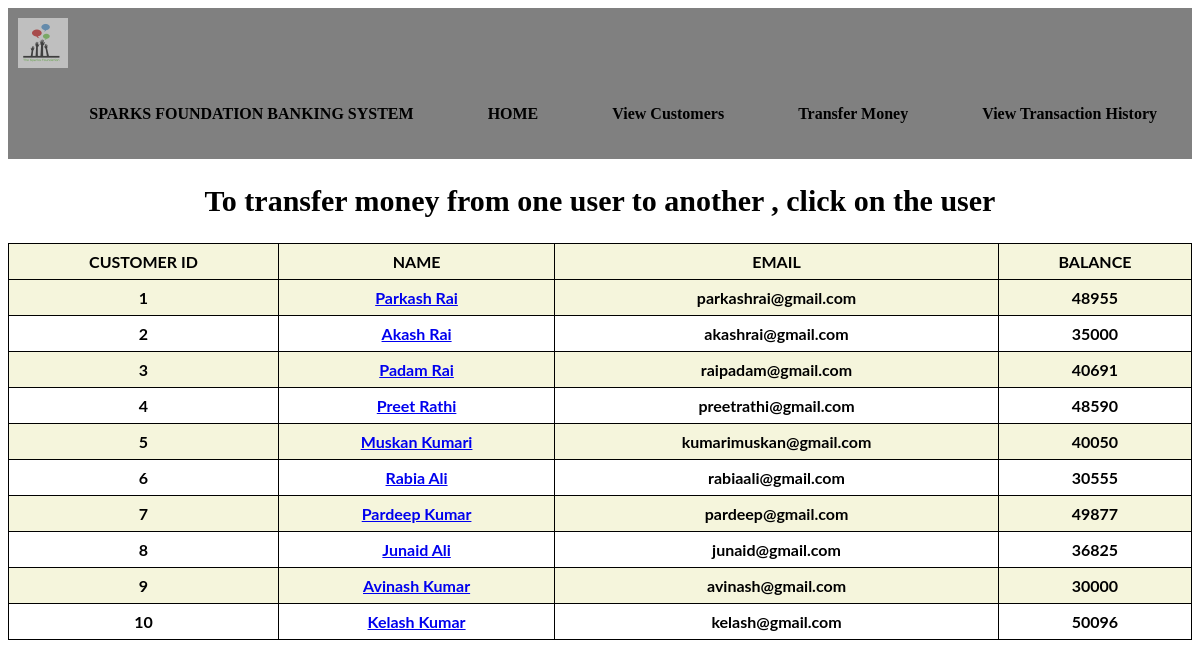
Before: /transfermoney.php with the older database file.
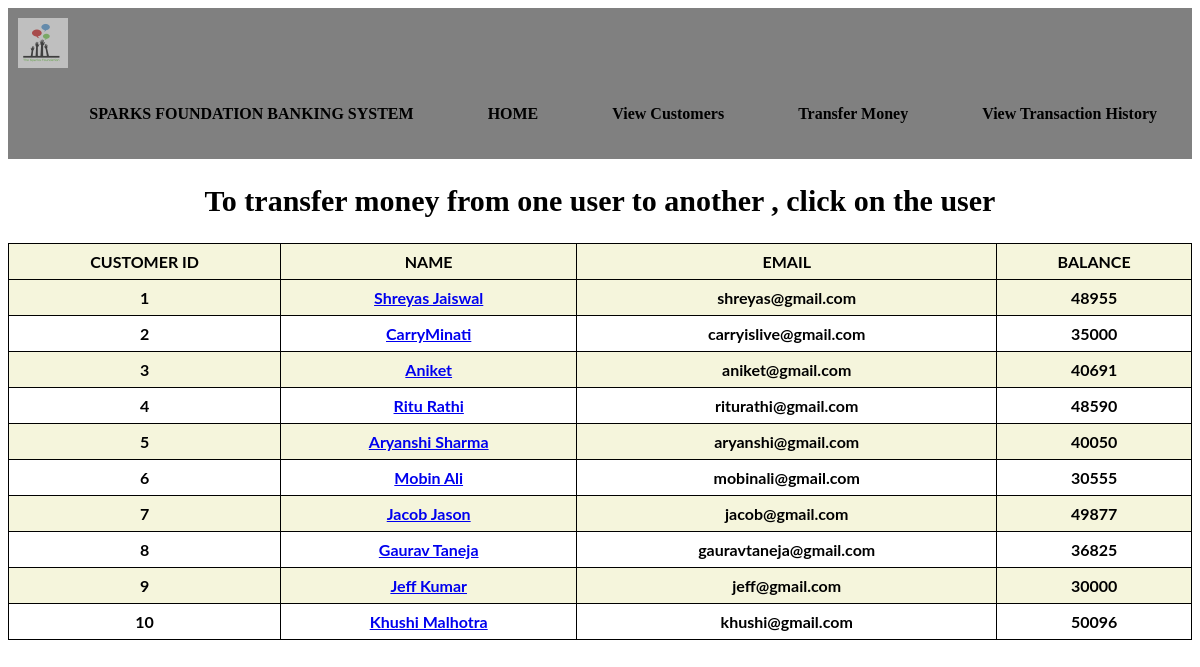
After: the same page with the newer database file.
### tables this page shows
CREATE TABLE `customer` (
  `id` int(3) NOT NULL,
  `name` text NOT NULL,
  `email` varchar(30) NOT NULL,
  `balance` int(8) NOT NULL
);

### transfermoney.php (the view, shortened to what this page needs)
<?php
	include 'connection.php';
	$q="select * from customer";
	$result=mysqli_query($con,$q);
?>
<html>
<head>
	<link rel = "stylesheet" type = "text/css" href = "buttons.css">
</head>
<body>
<nav>
            <div class="logo">
                <img src="logo.png" width="50" height="50">
            </div>
            <ul>
            <li><a href='home.php'>SPARKS FOUNDATION BANKING SYSTEM</a></li>
                <li><a href="home.php">HOME</a></li>
                <li><a href="display.php">View Customers</a></li>
                <li><a href="transfermoney.php">Transfer Money </a></li>
                <li><a href="transactionhistory.php">View Transaction History</a></li>
            </ul>
        </nav>
    <h2 style="color:black;text-align: center;font-family: cursive;" >To transfer money from one user to another , click on the user </h2>
    <table class="flat-table flat-table-1" align=center style="font-family: 'Lato', sans-serif;;color:black;font-weight: bold;">
	<thead>
		<th>CUSTOMER ID</th>
		<th>NAME</th>
		<th>EMAIL</th>
		<th>BALANCE</th>
	</thead>
	<tbody>
		<tr align = center>
		<?php
			while($row=mysqli_fetch_array($result)){
         ?>
		<td><?php echo  $row["id"]; ?></td>
		<?php echo "<td> <a href = 'transact.php?Name=$row[1]'>$row[1]</a></td>";?>
		<td><?php echo  $row["email"]; ?></td>
		<td><?php echo  $row["balance"]; ?></td>
		<tr align = center>
		<?php }
		?>
		</tr>
	</tbody>
	</table>
	<br><br>
</body>
</html>

### buttons.css (style rules this page uses)
img { opacity:0.5; }

### transfermoney.php (style rules this page uses)
table { font-family: 'Lato', sans-serif; border-collapse: collapse; width: 100%; }
h2 { font-family: 'Lato', sans-serif; font-size:30px; }
td, th { border: 1px solid black; text-align: center; padding: 8px; }
tr:nth-child(odd) { background-color:#f5f5dc; }
nav { width: 100%; background-color:grey; overflow:hidden; }
nav ul { list-style-type: none; float: right; margin-top:7px; }
nav ul li { display:inline-block; }
nav ul li a { text-decoration:none; padding: 20px 35px; text-align:center ; color: #000000; display:block; font-weight: 700; }
.logo { float: left; padding: 10px; }

Changed rows visible on the page:
changed customer id 1: name "Parkash Rai" → "Shreyas Jaiswal"; email "parkashrai@gmail.com" → "shreyas@gmail.com"
changed customer id 2: name "Akash Rai" → "CarryMinati"; email "akashrai@gmail.com" → "carryislive@gmail.com"
changed customer id 3: name "Padam Rai" → "Aniket"; email "raipadam@gmail.com" → "aniket@gmail.com"
changed customer id 4: name "Preet Rathi" → "Ritu Rathi"; email "preetrathi@gmail.com" → "riturathi@gmail.com"
changed customer id 5: name "Muskan Kumari" → "Aryanshi Sharma"; email "kumarimuskan@gmail.com" → "aryanshi@gmail.com"
changed customer id 6: name "Rabia Ali" → "Mobin Ali"; email "rabiaali@gmail.com" → "mobinali@gmail.com"
changed customer id 7: name "Pardeep Kumar" → "Jacob Jason"; email "pardeep@gmail.com" → "jacob@gmail.com"
changed customer id 8: name "Junaid Ali" → "Gaurav Taneja"; email "junaid@gmail.com" → "gauravtaneja@gmail.com"
changed customer id 9: name "Avinash Kumar" → "Jeff Kumar"; email "avinash@gmail.com" → "jeff@gmail.com"
changed customer id 10: name "Kelash Kumar" → "Khushi Malhotra"; email "kelash@gmail.com" → "khushi@gmail.com"
